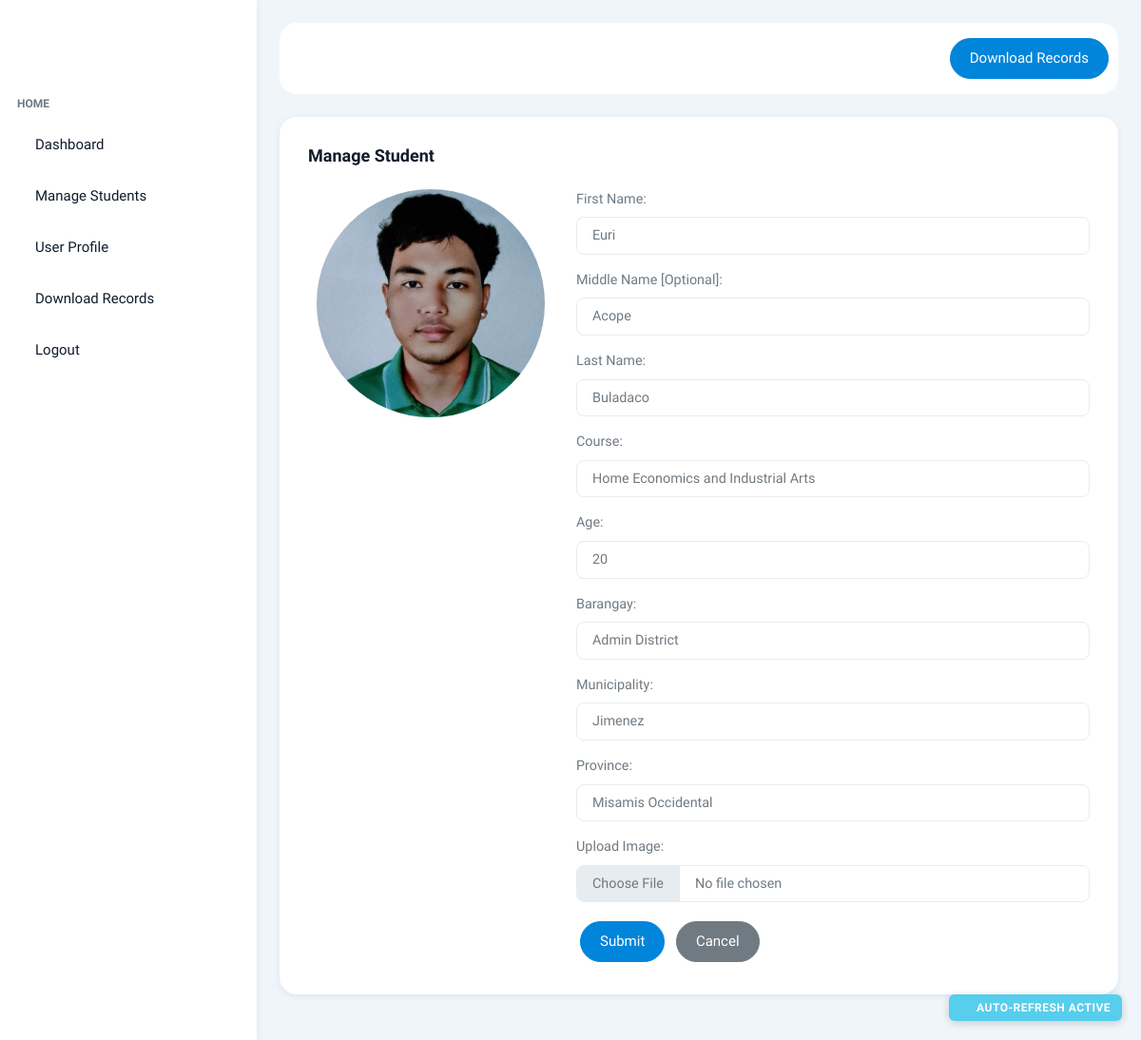
Screenshot of /api/admin/edit_student/2023301341 (signed in) with the database file from the repository.
### models/student.py (models this page shows, shortened)
class Student(db.Model):
    __tablename__ = 'students'
    id = db.Column(db.String(20), primary_key=True)
    first_name = db.Column(db.String(50), nullable=False)
    middle_name = db.Column(db.String(50))
    last_name = db.Column(db.String(50), nullable=False)
    age = db.Column(db.Integer)
    course_id = db.Column(db.Integer, db.ForeignKey('courses.id'))
    location_id = db.Column(db.Integer, db.ForeignKey('locations.id'))
    image = db.Column(db.String(255))
    managed_by_user_id = db.Column(db.Integer, db.ForeignKey('user.id'), nullable=True)
    course = db.relationship('Course', back_populates='students')
    location = db.relationship('Location', back_populates='students')
    attendance_records = db.relationship('Attendance', back_populates='student', lazy=True)
    managed_by = db.relationship('User', foreign_keys=[managed_by_user_id], back_populates='managed_students')

### models/course.py (models this page shows, shortened)
class Course(db.Model):
    __tablename__ = 'courses'
    id = db.Column(db.Integer, primary_key=True)
    course_name = db.Column(db.String(100), nullable=False, unique=True)
    managed_by_user_id = db.Column(db.Integer, db.ForeignKey('user.id'), nullable=True)
    students = db.relationship('Student', back_populates='course')
    managed_by = db.relationship('User', foreign_keys=[managed_by_user_id], back_populates='managed_courses')

### models/location.py (models this page shows, shortened)
class Location(db.Model):
    __tablename__ = 'locations'
    id = db.Column(db.Integer, primary_key=True)
    barangay = db.Column(db.String(100), nullable=False)
    municipality = db.Column(db.String(100), nullable=False)
    province = db.Column(db.String(100), nullable=False)
    students = db.relationship('Student', back_populates='location')
    user = db.relationship('User', back_populates='location')

### routes/admin_routes.py (the view, shortened to what this page needs)
@admin_bp.route('/admin/edit_student/<int:student_id>', methods=['GET', 'POST'])
@admin_required
def edit_student(student_id):
    if 'admin' in session:
        student = Student.query.get_or_404(student_id)
        courses = Course.query.all()
        return render_template('admin_new/ae_manage_student.html', student=student, courses=courses)
    else:
        flash('Unauthorized access!')
        return redirect(url_for('admin_login'))

### routes/admin_routes.py (called while the page is built)
def admin_required(f):
    @wraps(f)
    def decorated_function(*args, **kwargs):
        if 'admin' not in session:
            flash('Unauthorized access!')
            return redirect(url_for('admin_login'))
        return f(*args, **kwargs)
    return decorated_function

### templates/admin_new/ae_manage_student.html (shortened to what this page needs)
{% extends "admin_new/ae_base.html" %}
{% block admin_home %}
<div class="card">
    <div class="card-body">
        <h5 class="card-title fw-semibold mb-4">Manage Student</h5>
        <form method="POST" action="/admin/edit_student/{{ student.id }}" enctype="multipart/form-data">
            <div class="row">
                <div class="col-md-4 text-center">
                    <img id="profileImagePreview"
                        src="{{ url_for('static', filename='uploads/' ~ (student.image or 'default.png')) }}"
                        alt="Profile Image" class="rounded-circle"
                        style="width: 15rem; height: 15rem; object-fit: cover;">
                </div>
                <div class="col-md-8">
                    <div class="form-group mb-3">
                        <label for="firstName" class="form-label">First Name:</label>
                        <input type="text" class="form-control" id="firstName" name="firstName"
                            value="{{ student.first_name }}" required>
                    </div>
                    <div class="form-group mb-3">
                        <label for="middleName" class="form-label">Middle Name [Optional]:</label>
                        <input type="text" class="form-control" id="middleName" name="middleName"
                            value="{{ student.middle_name }}">
                    </div>
                    <div class="form-group mb-3">
                        <label for="lastName" class="form-label">Last Name:</label>
                        <input type="text" class="form-control" id="lastName" name="lastName"
                            value="{{ student.last_name }}" required>
                    </div>
                    <div class="form-group mb-3">
                        <label for="course" class="form-label">Course:</label>
                        <select class="form-control" id="course" name="course" required>
                            {% for course in courses %}
                            <option value="{{ course.id }}" {% if student.course_id==course.id %}selected{% endif %}>
                                {{ course.course_name }}
                            </option>
                            {% endfor %}
                        </select>
                    </div>
                    <div class="form-group mb-3">
                        <label for="age" class="form-label">Age:</label>
                        <input type="number" class="form-control" id="age" name="age" value="{{ student.age }}"
                            required>
                    </div>
                    <div class="form-group mb-3">
                        <label for="Barangay" class="form-label">Barangay:</label>
                        <input type="text" class="form-control" id="Barangay" name="Barangay"
                            value="{{ student.location.barangay }}" required>
                    </div>
                    <div class="form-group mb-3">
                        <label for="Municipality" class="form-label">Municipality:</label>
                        <input type="text" class="form-control" id="Municipality" name="Municipality"
                            value="{{ student.location.municipality }}" required>
                    </div>
                    <div class="form-group mb-3">
                        <label for="Province" class="form-label">Province:</label>
                        <input type="text" class="form-control" id="Province" name="Province"
                            value="{{ student.location.province }}" required>
                    </div>
                    <div class="form-group mb-3">
                        <label for="image" class="form-label">Upload Image:</label>
                        <input type="file" class="form-control" id="image" name="image" accept="image/*"
                            onchange="previewImage(event)">
                    </div>
                    <button type="submit" class="btn btn-primary m-1">Submit</button>
                    <button type="button" class="btn btn-secondary m-1"
                        onclick="window.location.href='/admin/manage_students'">Cancel</button>
                </div>
            </div>
        </form>
    </div>
</div>
{% endblock %}

### rows the page displays
Student: image (picture), firstName "Euri", middleName "Acope", lastName "Buladaco", course "Home Economics and Industrial Arts", age "20"
Location: Barangay "Admin District", Municipality "Jimenez", Province "Misamis Occidental"
